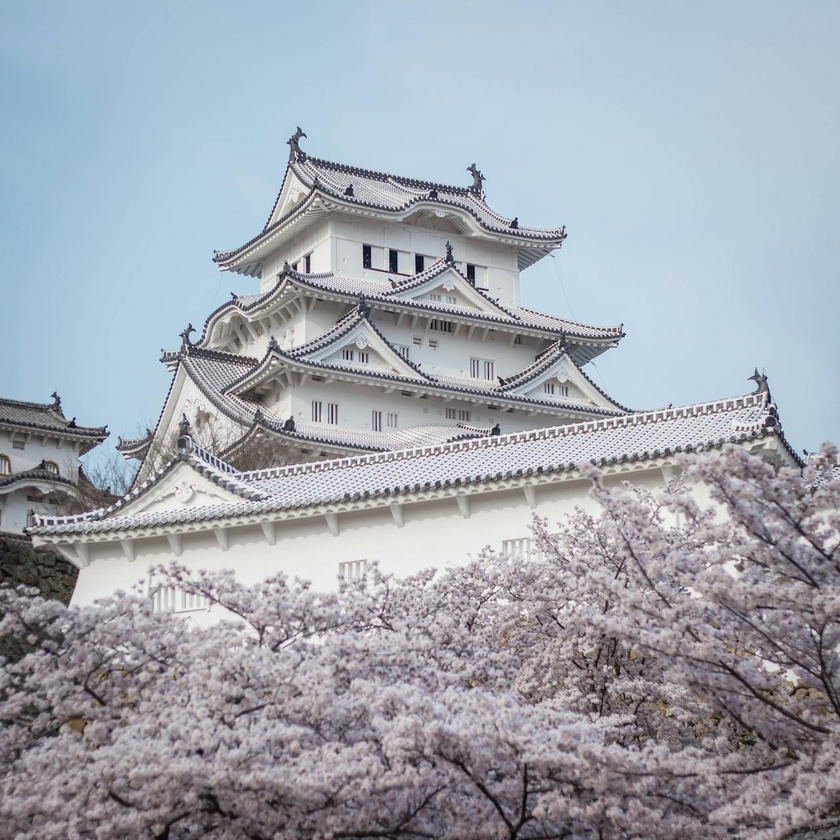
#> input picture Images/jpn.jpg, 840 x 840 px, shrunk from 1280 x 1280 before the run
$ python blackandwhiteimg.py
#> lines starting #> are read from the running program, lines starting #| are printed output that depends on the picture
from PIL import Image, ImageDraw, ImageFont

img = Image.open("Images/jpn.jpg")
#> img is the input picture: PIL image 840x840 RGB; mean R, G, B 161, 166.5, 175.8

img2 = img.convert("L")
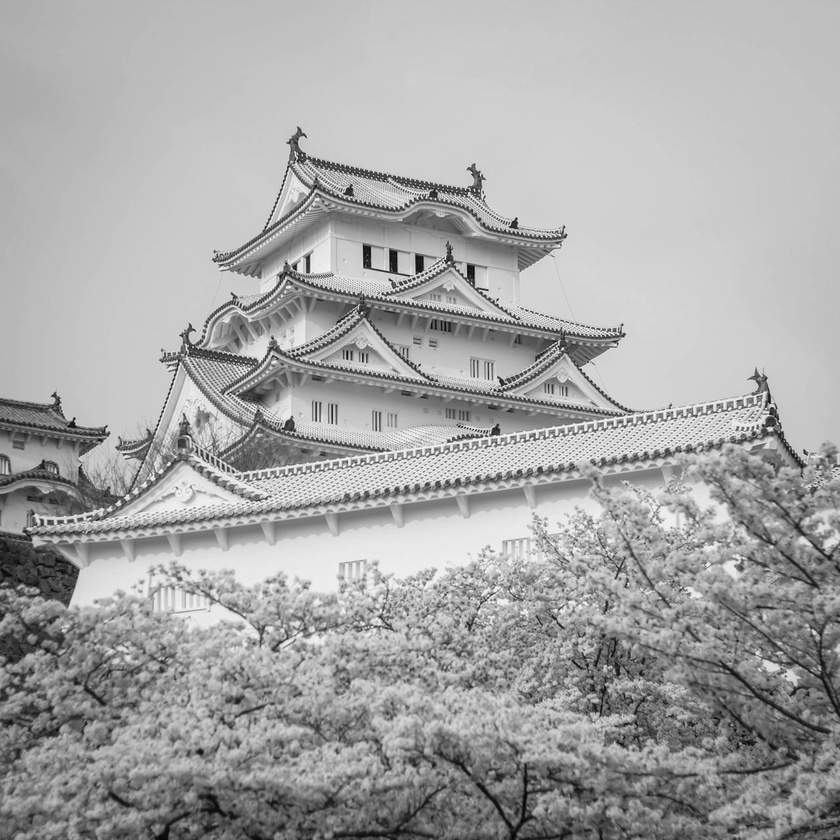
#> img2: PIL image 840x840 L; min 1, max 253, mean 165.9

img2.save("Images/black_white_pic.jpg")


# Open an existing image
image = Image.open('Images/jpn.jpg')  # Replace with your image file path
draw = ImageDraw.Draw(image)


font = ImageFont.truetype("/home/emobilis/Downloads/Oleo_Script.zip",50)  # You can specify a font, e.g., ImageFont.truetype("arial.ttf", 50)
text = "Hello World"

#> (the run stopped early here; a loop or call above may not have finished)
